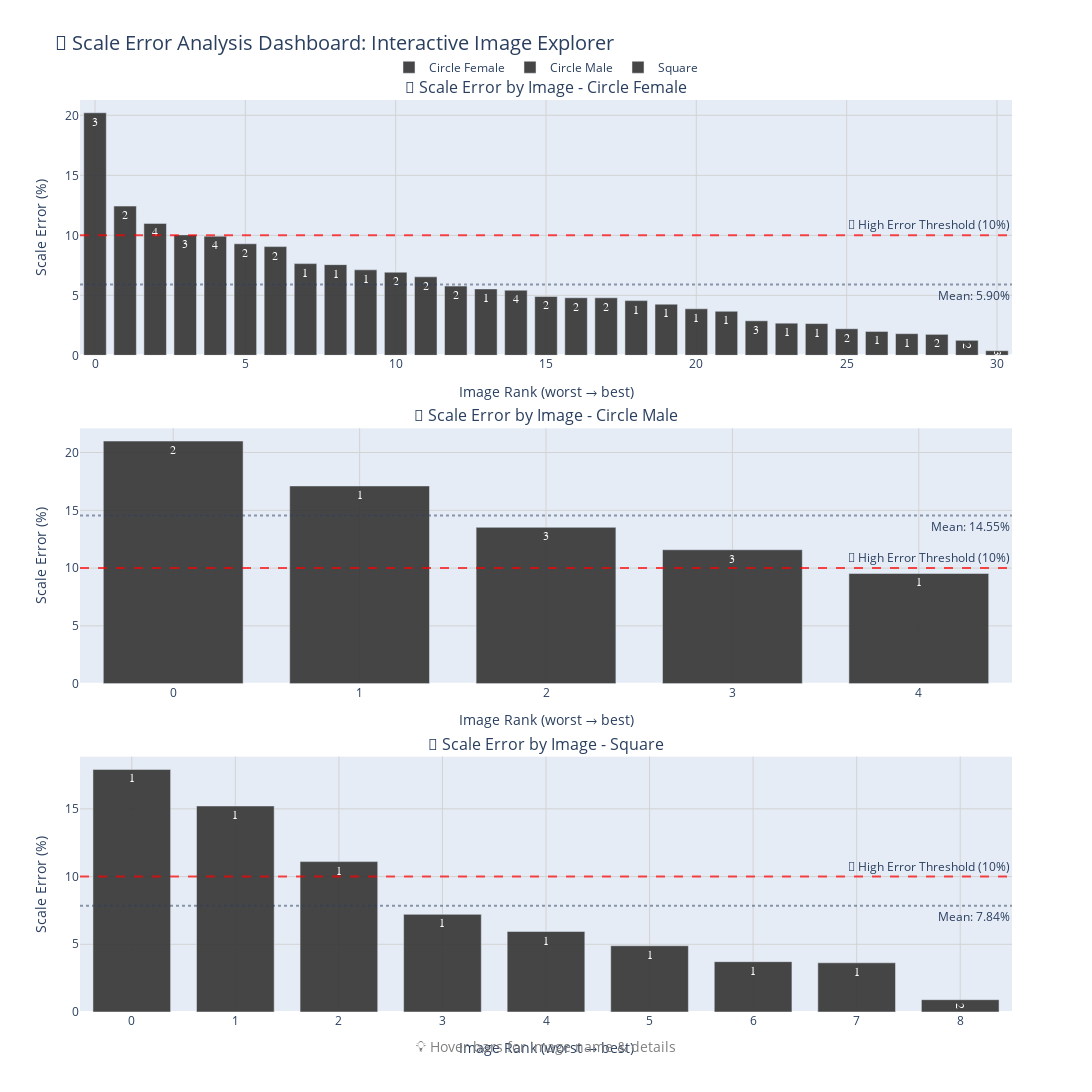

Source (notebook cell):
### Markdown cell above
# 📐 Scale Error Deep Dive: The Calibration Chronicles

## 🔍 Understanding Scale Errors
Scale errors occur when our algorithm incorrectly estimates the "mm per pixel" ratio. This is crucial because even perfect pixel measurements become wrong if we don't know the true scale!

### 🎯 Key Questions We'll Answer:
- How much do scale errors vary across different pond types?
- Which images are most problematic for scale estimation?
- Do multiple prawns in the same image share similar scale errors?

---

## 🛠️ Scale Error Analysis Functions

### Code cell
import numpy as np
import pandas as pd
import plotly.graph_objects as go
from plotly.subplots import make_subplots

POND_COLORS = {
    # fill your palette here
    # 'circular_small_male': '#3b82f6',
}
DEFAULT_COLOR = '#333333'
EPS = 1e-12

def _pct_err(gt, pred):
    # MAPE-style with epsilon guard
    # return 100.0 * np.abs(gt - pred) / np.clip(np.abs(gt), EPS, None)

# If you prefer SMAPE instead:
# def _pct_err(gt, pred):
    return 200.0 * np.abs(gt - pred) / np.clip(np.abs(gt) + np.abs(pred), EPS, None)

def create_scale_results_dictionary(df: pd.DataFrame):
    pond_types = df['Pond_Type'].dropna().unique()
    scale_results = {}

    for pond_type in pond_types:
        print(f"\n🏊♀️ Analyzing scale errors for {pond_type} pond...")

        df_pond = df.loc[df['Pond_Type'] == pond_type].copy()

        # Guard against missing columns early
        needed = {'Label','mean_scale','pred_scale','PrawnID'}
        missing = needed - set(df_pond.columns)
        if missing:
            raise KeyError(f"Missing columns for {pond_type}: {missing}")

        # Compute % error safely
        df_pond['scale_error_percent'] = _pct_err(df_pond['mean_scale'], df_pond['pred_scale'])

        # Drop rows with NaNs in essentials
        df_pond = df_pond.dropna(subset=['Label','scale_error_percent'])

        # Aggregate per image
        df_img = (
            df_pond.groupby('Label', as_index=False)
                   .agg(scale_error_percent=('scale_error_percent','mean'),
                        prawn_count=('PrawnID','count'))
        )

        # Sort worst→best
        df_img = df_img.sort_values('scale_error_percent', ascending=False).reset_index(drop=True)

        scale_results[pond_type] = {
            'image_data': df_img,
            'mean_scale_error': float(df_img['scale_error_percent'].mean()) if len(df_img) else np.nan,
            'std_scale_error': float(df_img['scale_error_percent'].std(ddof=1)) if len(df_img) > 1 else np.nan,
            'total_images': int(len(df_img)),
            'total_prawns': int(df_img['prawn_count'].sum()) if len(df_img) else 0
        }

        m = scale_results[pond_type]['mean_scale_error']
        s = scale_results[pond_type]['std_scale_error']
        print(f"   📊 Mean scale error: {m:.2f}%")
        print(f"   📈 Std scale error: {0 if np.isnan(s) else s:.2f}%")
        print(f"   🖼️ Total images: {scale_results[pond_type]['total_images']}")
        print(f"   🦐 Total prawns: {scale_results[pond_type]['total_prawns']}")

    return scale_results


def create_scale_error_visualization_plotly(scale_results: Dict[str, Dict]) -> None:
    pond_types = list(scale_results.keys())
    n_ponds = len(pond_types)

    fig = make_subplots(
        rows=n_ponds, cols=1,
        subplot_titles=[f'📐 Scale Error by Image - {pt.replace("_", " ").title()}' for pt in pond_types],
        vertical_spacing=0.08,
        shared_xaxes=False
    )

    for i, pond_type in enumerate(pond_types, 1):
        df_img = scale_results[pond_type]['image_data']
        color = POND_COLORS.get(pond_type, DEFAULT_COLOR)

        fig.add_trace(
            go.Bar(
                x=np.arange(len(df_img)),  # rank 0..N-1
                y=df_img['scale_error_percent'],
                name=pond_type.replace("_", " ").title(),
                marker_color=color,
                opacity=0.9,
                showlegend=True,
                text=df_img['prawn_count'],
                textposition='inside',
                textfont=dict(color='white', size=12, family="Arial Black"),
                customdata=np.stack([df_img['Label'].to_numpy(),
                                     df_img['prawn_count'].to_numpy()], axis=1),
                hovertemplate="<b>🖼️ Image Details</b><br>" +
                              "📁 Image Name: %{customdata[0]}<br>" +
                              "📐 Scale Error: %{y:.2f}%<br>" +
                              "🦐 Prawn Count: %{customdata[1]}<br>" +
                              "📊 Image Rank: #%{x}<br>" +
                              "<extra></extra>",
            ),
            row=i, col=1
        )

        # 10% threshold
        fig.add_hline(
            y=10,
            line_dash="dash",
            line_color="red",
            opacity=0.7,
            annotation_text="🚨 High Error Threshold (10%)",
            annotation_position="top right",
            row=i, col=1
        )

        # Optional: pond mean line (comment out if you prefer clean look)
        pond_mean = scale_results[pond_type]['mean_scale_error']
        if not np.isnan(pond_mean):
            fig.add_hline(
                y=pond_mean,
                line_dash="dot",
                opacity=0.5,
                annotation_text=f"Mean: {pond_mean:.2f}%",
                annotation_position="bottom right",
                row=i, col=1
            )

    fig.update_layout(
        title_text="🎪 Scale Error Analysis Dashboard: Interactive Image Explorer",
        title_font_size=20,
        height=max(400, 450*n_ponds),
        width=1200,
        showlegend=True,
        legend=dict(orientation="h", yanchor="bottom", y=1.02, xanchor="center", x=0.5),
        hovermode='closest',
        bargap=0.25
    )

    for i in range(1, n_ponds + 1):
        fig.update_xaxes(title_text="Image Rank (worst → best)", row=i, col=1, showgrid=True, gridwidth=1, gridcolor='lightgray')
        fig.update_yaxes(title_text="Scale Error (%)", row=i, col=1, showgrid=True, gridwidth=1, gridcolor='lightgray', rangemode='tozero')

    fig.add_annotation(
        text="💡 Hover bars for image name & details",
        xref="paper", yref="paper", x=0.5, y=-0.05,
        showarrow=False, font=dict(size=14, color="gray"), xanchor="center"
    )
    fig.show()

create_scale_error_visualization_plotly(scale_results=create_scale_results_dictionary(df))

### Figure 1 — Plotly figure (JSON) as saved in the notebook; plotly's stock layout.template omitted (floating-point values rounded to 4 significant figures)
{"data": [{"customdata": [["carapace:undistorted_GX010080_157_2283.jpg_gamma", 3], ["carapace:undistorted_GX010097_124_1870.jpg_gamma", 2], ["carapace:undistorted_GX010097_105_1651.jpg_gamma", 4], ["carapace:undistorted_GX010080_212_2954.jpg_gamma", 3], ["carapace:undistorted_GX010082_236_3137.jpg_gamma", 4], ["carapace:undistorted_GX010085_261_3610.jpg_gamma", 2], ["carapace:undistorted_GX010094_9_129.jpg_gamma", 2], ["carapace:undistorted_GX010080_193_2640.jpg_gamma", 1], ["carapace:undistorted_GX010090_132_1852.jpg_gamma", 1], ["carapace:undistorted_GX010097_32_528.jpg_gamma", 1], ["carapace:undistorted_GX010067_33_625.jpg_gamma", 2], ["carapace:undistorted_GX010094_24_430.jpg_gamma", 2], ["carapace:undistorted_GX010082_65_1070.jpg_gamma", 2], ["carapace:undistorted_GX010084_130_1748.jpg_gamma", 1], ["carapace:undistorted_GX010069_19_191.jpg_gamma", 4], ["carapace:undistorted_GX010094_93_1258.jpg_gamma", 2], ["carapace:undistorted_GX010097_60_1080.jpg_gamma", 2], ["carapace:undistorted_GX010080_238_3392.jpg_gamma", 2], ["carapace:undistorted_GX010096_107_1571.jpg_gamma", 1], ["carapace:undistorted_GX010088_209_2904.jpg_gamma", 1], ["carapace:undistorted_GX010094_163_2312.jpg_gamma", 1], ["carapace:undistorted_GX010069_53_796.jpg_gamma", 1], ["carapace:undistorted_GX010082_8_59.jpg_gamma", 3], ["carapace:undistorted_GX010101_12_173.jpg_gamma", 1], ["carapace:undistorted_GX010073_55_1014.jpg_gamma", 1], ["carapace:undistorted_GX010082_53_796.jpg_gamma", 2], ["carapace:undistorted_GX010084_30_344.jpg_gamma", 1], ["carapace:undistorted_GX010068_27_795.jpg_gamma", 1], ["carapace:undistorted_GX010068_26_666.jpg_gamma", 2], ["carapace:undistorted_GX010077_14_237.jpg_gamma", 2], ["carapace:undistorted_GX010080_237_3366.jpg_gamma", 3]], "hovertemplate": "<b>🖼️ Image Details</b><br>📁 Image Name: %{customdata[0]}<br>📐 Scale Error: %{y:.2f}%<br>🦐 Prawn Count: %{customdata[1]}<br>📊 Image Rank: #%{x}<br><extra></extra>", "marker": {"color": "#333333"}, "name": "Circle Female", "opacity": 0.9, "showlegend": true, "text": [3.0, 2.0, 4.0, 3.0, 4.0, 2.0, 2.0, 1.0, 1.0, 1.0, 2.0, 2.0, 2.0, 1.0, 4.0, 2.0, 2.0, 2.0, 1.0, 1.0, 1.0, 1.0, 3.0, 1.0, 1.0, 2.0, 1.0, 1.0, 2.0, 2.0, 3.0], "textfont": {"color": "white", "family": "Arial Black", "size": 12}, "textposition": "inside", "type": "bar", "x": [0, 1, 2, 3, 4, 5, 6, 7, 8, 9, 10, 11, 12, 13, 14, 15, 16, 17, 18, 19, 20, 21, 22, 23, 24, 25, 26, 27, 28, 29, 30], "xaxis": "x", "y": [20.21, 12.44, 11.0, 10.04, 9.935, 9.298, 9.063, 7.646, 7.561, 7.126, 6.929, 6.543, 5.771, 5.535, 5.431, 4.912, 4.8, 4.797, 4.562, 4.264, 3.879, 3.673, 2.88, 2.681, 2.649, 2.217, 1.993, 1.807, 1.75, 1.253, 0.3887], "yaxis": "y"}, {"customdata": [["carapace:undistorted_GX010105_28_816.jpg_gamma", 2], ["carapace:undistorted_GX010102_50_1396.jpg_gamma", 1], ["carapace:undistorted_GX010102_9_165.jpg_gamma", 3], ["carapace:undistorted_GX010089_11_236.jpg_gamma", 3], ["carapace:undistorted_GX010091_5_149.jpg_gamma", 1]], "hovertemplate": "<b>🖼️ Image Details</b><br>📁 Image Name: %{customdata[0]}<br>📐 Scale Error: %{y:.2f}%<br>🦐 Prawn Count: %{customdata[1]}<br>📊 Image Rank: #%{x}<br><extra></extra>", "marker": {"color": "#333333"}, "name": "Circle Male", "opacity": 0.9, "showlegend": true, "text": [2.0, 1.0, 3.0, 3.0, 1.0], "textfont": {"color": "white", "family": "Arial Black", "size": 12}, "textposition": "inside", "type": "bar", "x": [0, 1, 2, 3, 4], "xaxis": "x2", "y": [20.99, 17.11, 13.53, 11.59, 9.535], "yaxis": "y2"}, {"customdata": [["carapace:undistorted_GX010179_88_1697.jpg_gamma", 1], ["carapace:undistorted_GX010180_91_1563", 1], ["carapace:undistorted_GX010178_107_2118", 1], ["carapace:undistorted_GX010183_37_685.jpg_gamma", 1], ["carapace:undistorted_GX010162_72_927.jpg_gamma.jpg_gamma", 1], ["carapace:undistorted_GX010181_101_1542", 1], ["carapace:undistorted_GX010180_99_1788", 1], ["carapace:undistorted_GX010183_80_1633.jpg_gamma", 1], ["carapace:undistorted_GX010183_128_2852.jpg_gamma", 2]], "hovertemplate": "<b>🖼️ Image Details</b><br>📁 Image Name: %{customdata[0]}<br>📐 Scale Error: %{y:.2f}%<br>🦐 Prawn Count: %{customdata[1]}<br>📊 Image Rank: #%{x}<br><extra></extra>", "marker": {"color": "#333333"}, "name": "Square", "opacity": 0.9, "showlegend": true, "text": [1.0, 1.0, 1.0, 1.0, 1.0, 1.0, 1.0, 1.0, 2.0], "textfont": {"color": "white", "family": "Arial Black", "size": 12}, "textposition": "inside", "type": "bar", "x": [0, 1, 2, 3, 4, 5, 6, 7, 8], "xaxis": "x3", "y": [17.91, 15.21, 11.1, 7.21, 5.944, 4.891, 3.717, 3.634, 0.908], "yaxis": "y3"}], "layout": {"annotations": [{"font": {"size": 16}, "showarrow": false, "text": "📐 Scale Error by Image - Circle Female", "x": 0.5, "xanchor": "center", "xref": "paper", "y": 1, "yanchor": "bottom", "yref": "paper"}, {"font": {"size": 16}, "showarrow": false, "text": "📐 Scale Error by Image - Circle Male", "x": 0.5, "xanchor": "center", "xref": "paper", "y": 0.64, "yanchor": "bottom", "yref": "paper"}, {"font": {"size": 16}, "showarrow": false, "text": "📐 Scale Error by Image - Square", "x": 0.5, "xanchor": "center", "xref": "paper", "y": 0.28, "yanchor": "bottom", "yref": "paper"}, {"showarrow": false, "text": "🚨 High Error Threshold (10%)", "x": 1, "xanchor": "right", "xref": "x domain", "y": 10, "yanchor": "bottom", "yref": "y"}, {"showarrow": false, "text": "Mean: 5.90%", "x": 1, "xanchor": "right", "xref": "x domain", "y": 5.904, "yanchor": "top", "yref": "y"}, {"showarrow": false, "text": "🚨 High Error Threshold (10%)", "x": 1, "xanchor": "right", "xref": "x2 domain", "y": 10, "yanchor": "bottom", "yref": "y2"}, {"showarrow": false, "text": "Mean: 14.55%", "x": 1, "xanchor": "right", "xref": "x2 domain", "y": 14.55, "yanchor": "top", "yref": "y2"}, {"showarrow": false, "text": "🚨 High Error Threshold (10%)", "x": 1, "xanchor": "right", "xref": "x3 domain", "y": 10, "yanchor": "bottom", "yref": "y3"}, {"showarrow": false, "text": "Mean: 7.84%", "x": 1, "xanchor": "right", "xref": "x3 domain", "y": 7.837, "yanchor": "top", "yref": "y3"}, {"font": {"color": "gray", "size": 14}, "showarrow": false, "text": "💡 Hover bars for image name & details", "x": 0.5, "xanchor": "center", "xref": "paper", "y": -0.05, "yref": "paper"}], "bargap": 0.25, "height": 1350, "hovermode": "closest", "legend": {"orientation": "h", "x": 0.5, "xanchor": "center", "y": 1.02, "yanchor": "bottom"}, "shapes": [{"line": {"color": "red", "dash": "dash"}, "opacity": 0.7, "type": "line", "x0": 0, "x1": 1, "xref": "x domain", "y0": 10, "y1": 10, "yref": "y"}, {"line": {"dash": "dot"}, "opacity": 0.5, "type": "line", "x0": 0, "x1": 1, "xref": "x domain", "y0": 5.904, "y1": 5.904, "yref": "y"}, {"line": {"color": "red", "dash": "dash"}, "opacity": 0.7, "type": "line", "x0": 0, "x1": 1, "xref": "x2 domain", "y0": 10, "y1": 10, "yref": "y2"}, {"line": {"dash": "dot"}, "opacity": 0.5, "type": "line", "x0": 0, "x1": 1, "xref": "x2 domain", "y0": 14.55, "y1": 14.55, "yref": "y2"}, {"line": {"color": "red", "dash": "dash"}, "opacity": 0.7, "type": "line", "x0": 0, "x1": 1, "xref": "x3 domain", "y0": 10, "y1": 10, "yref": "y3"}, {"line": {"dash": "dot"}, "opacity": 0.5, "type": "line", "x0": 0, "x1": 1, "xref": "x3 domain", "y0": 7.837, "y1": 7.837, "yref": "y3"}], "showlegend": true, "title": {"font": {"size": 20}, "text": "🎪 Scale Error Analysis Dashboard: Interactive Image Explorer"}, "width": 1200, "xaxis": {"anchor": "y", "domain": [0, 1], "gridcolor": "lightgray", "gridwidth": 1, "showgrid": true, "title": {"text": "Image Rank (worst → best)"}}, "xaxis2": {"anchor": "y2", "domain": [0, 1], "gridcolor": "lightgray", "gridwidth": 1, "showgrid": true, "title": {"text": "Image Rank (worst → best)"}}, "xaxis3": {"anchor": "y3", "domain": [0, 1], "gridcolor": "lightgray", "gridwidth": 1, "showgrid": true, "title": {"text": "Image Rank (worst → best)"}}, "yaxis": {"anchor": "x", "domain": [0.72, 1], "gridcolor": "lightgray", "gridwidth": 1, "rangemode": "tozero", "showgrid": true, "title": {"text": "Scale Error (%)"}}, "yaxis2": {"anchor": "x2", "domain": [0.36, 0.64], "gridcolor": "lightgray", "gridwidth": 1, "rangemode": "tozero", "showgrid": true, "title": {"text": "Scale Error (%)"}}, "yaxis3": {"anchor": "x3", "domain": [0, 0.28], "gridcolor": "lightgray", "gridwidth": 1, "rangemode": "tozero", "showgrid": true, "title": {"text": "Scale Error (%)"}}}}
